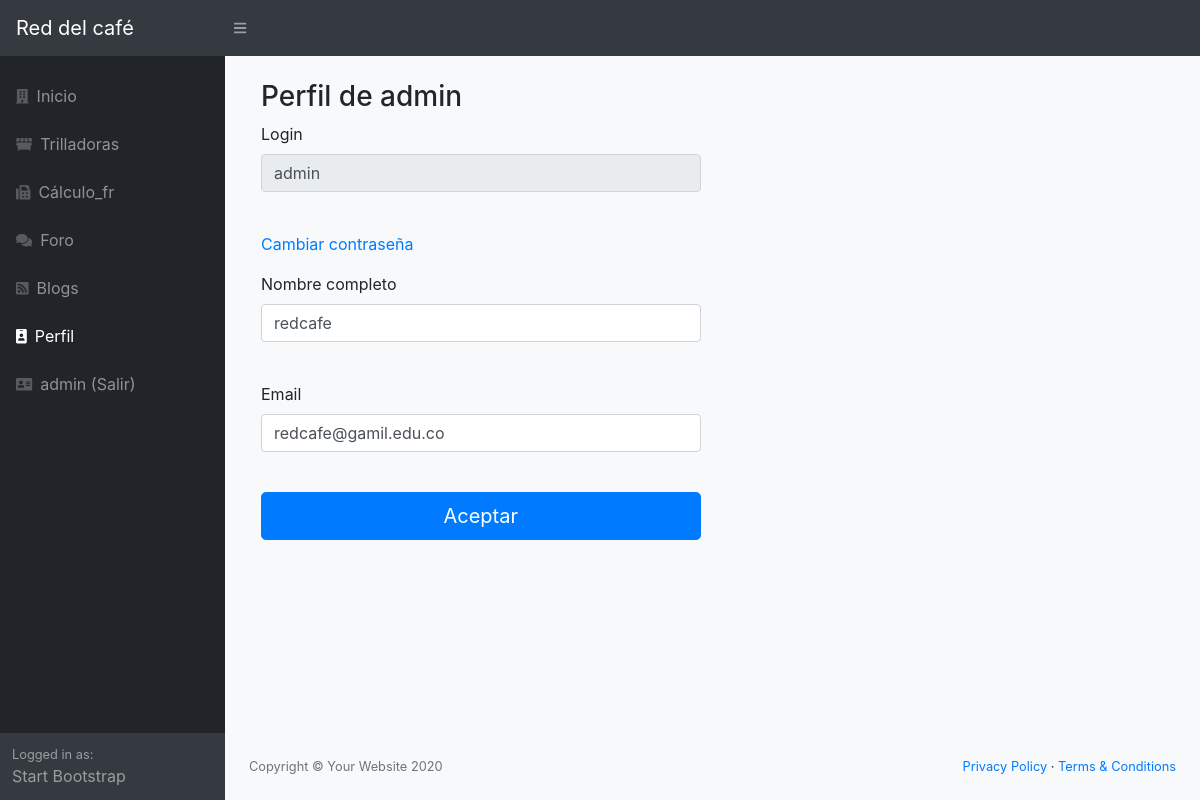
Screenshot of /perfil/admin (signed in) with the database file from the repository.
### red/models.py (models this page shows, shortened)
class Usuarios(db.Model):
    __tablename__ = 'usuarios'
    id = Column(Integer, primary_key=True)
    username = Column(String(100), nullable=False)
    password_hash = Column(String(128), nullable=False)
    nombre = Column(String(200), nullable=False)
    email = Column(String(200), nullable=False)
    admin = Column(Boolean, default=False)
    @property
    def password(self):
        raise AttributeError('password is not a readable attribute')

### red/app.py (the view)
@app.route('/perfil/<username>', methods=["get", "post"])
@login_required
def perfil(username):
    from red.models import Usuarios
    user = Usuarios.query.filter_by(username=username).first()
    if user is None:
        abort(404)
    form = FormUsuario(request.form, obj=user)
    del form.password
    if form.validate_on_submit():
        form.populate_obj(user)
        db.session.commit()
        return redirect(url_for("inicio"))
    return render_template("usuarios_new.html", form=form, perfil=True)

### red/forms.py
class FormUsuario(FlaskForm):
    username = StringField('Login', validators=[Required()])
    password = PasswordField('Password', validators=[Required()])
    nombre = StringField('Nombre completo')
    email = EmailField('Email')
    submit = SubmitField('Aceptar')

### red/app.py (called while the page is built)
@login_manager.user_loader
def load_user(user_id):
    from red.models import Usuarios
    return Usuarios.query.get(int(user_id))

### red/templates/usuarios_new.html (shortened to what this page needs)
{% extends "base.html" %}
{% block body %}
<div class="container">
  <div class="col-md-6">
    {% if not perfil %}
      <h3>Registro de usuario</h3>
    {% else %}
      <h3>Perfil de {{ current_user.username}}</h3>
    {% endif %}
      <form class="form-horizontal"  method="post">
        <div class="form-group">
        {% if not perfil %}
          {{form.username.label() }}{{form.username(size="100",class="form-control")}}<br/>
        {% else %}
          {{form.username.label() }}{{form.username(readonly="readonly",size="100",class="form-control")}}<br/>
        {% endif %}
        </div>
        <div class="form-group">
        {% if not perfil %}
          {{form.password.label() }}{{form.password(size="100",class="form-control")}}<br/>
        {% else %}
          <a href="/changepassword/{{ current_user.username}}">Cambiar contraseña</a><br/>
        {% endif %}
        </div>
        <div class="form-group">
          {{form.nombre.label() }}{{form.nombre(size="100",class="form-control")}}<br/>
        </div>
        <div class="form-group">
          {{form.email.label() }}{{form.email(size="100",class="form-control")}}<br/>
        </div>
          {{form.submit(class="btn btn-lg btn-primary btn-block")}}
    </form>
    <br/>
  </div>
</div>
{% endblock %}

### red/templates/base.html (shortened to what this page needs)
<!DOCTYPE html>
<html lang="en">
<head>
    <link rel="stylesheet" href="{{ url_for('static', filename='css/styles.css') }}">
    <link href="https://cdn.datatables.net/1.10.20/css/dataTables.bootstrap4.min.css" rel="stylesheet" />
</head>
<body class="sb-nav-fixed bg-light">
    <nav class="sb-topnav navbar navbar-expand navbar-dark bg-dark">
        <a class="navbar-brand" href="/">Red del café</a>
        <button class="btn btn-link btn-sm order-1 order-lg-0" id="sidebarToggle" href="#"><i
              class="fas fa-bars"></i></button>
    </nav>
    <div id="layoutSidenav">
        <div id="layoutSidenav_nav">
            <nav class="sb-sidenav accordion sb-sidenav-dark" id="sidenavAccordion">
                <div class="sb-sidenav-menu">
                    <div class="nav">
                        <a class="nav-link mt-3" href="/">
                            <div class="sb-nav-link-icon"><i class="fas fa-building"></i></div>
                            Inicio
                        </a>
                        <a class="nav-link" href="/trilladoras">
                            <div class="sb-nav-link-icon"><i class="fas fa-dumpster"></i></div>
                            Trilladoras
                        </a>
                        <a class="nav-link" href="/calculo">
                            <div class="sb-nav-link-icon"><i class="fas fa-fax"></i></div>
                            Cálculo_fr
                        </a>
                        <a class="nav-link" href="/foros">
                            <div class="sb-nav-link-icon"><i class="fas fa-comments"></i></div>
                            Foro
                        </a>
                        <a class="nav-link" href="/blogs">
                            <div class="sb-nav-link-icon"><i class="fas fa-rss-square"></i></div>
                            Blogs
                        </a>
                        {% if current_user.is_authenticated %}
                        <a class="nav-link " href="/perfil/{{ current_user.username}}">
                            <div class="sb-nav-link-icon"><i class="fas fa-id-badge"></i></div>
                            Perfil</a>
                        <a class="nav-link" href="/logout">
                            <div class="sb-nav-link-icon"><i class="fas fa-address-card"></i></div>
                            {{ current_user.username}} (Salir)</a>
                        {% endif %}
                    </div>
                </div>
                <div class="sb-sidenav-footer">
                    <div class="small">Logged in as:</div>
                    Start Bootstrap
                </div>
            </nav>
        </div>
        <div id="layoutSidenav_content">
            <main class="pt-4">
                {% block body%} {% endblock %}
            </main>
            <footer class="py-4 bg-light mt-auto">
                <div class="container-fluid">
                    <div class="d-flex align-items-center justify-content-between small">
                        <div class="text-muted">Copyright &copy; Your Website 2020</div>
                        <div>
                            <a href="#">Privacy Policy</a> &middot;
                            <a href="#">Terms &amp; Conditions</a>
                        </div>
                    </div>
                </div>
            </footer>
        </div>
    </div>
</body>
</html>

### rows the page displays
Usuarios: username "admin", nombre "redcafe", email "redcafe@gamil.edu.co"
